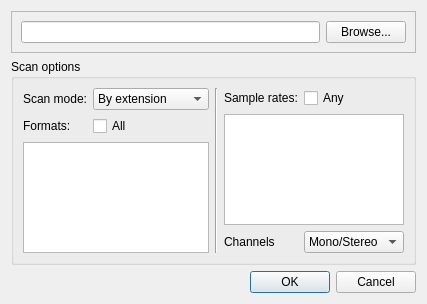
<?xml version="1.0" encoding="UTF-8"?>
<ui version="4.0">
 <class>Dialog</class>
 <widget class="QDialog" name="Dialog">
  <property name="geometry">
   <rect>
    <x>0</x>
    <y>0</y>
    <width>427</width>
    <height>304</height>
   </rect>
  </property>
  <property name="windowTitle">
   <string>Sample scan options</string>
  </property>
  <layout class="QGridLayout" name="gridLayout_2">
   <item row="0" column="0">
    <widget class="QFrame" name="dirNameFrame">
     <property name="frameShape">
      <enum>QFrame::StyledPanel</enum>
     </property>
     <property name="frameShadow">
      <enum>QFrame::Raised</enum>
     </property>
     <layout class="QGridLayout" name="gridLayout">
      <item row="0" column="1">
       <widget class="QPushButton" name="browseBtn">
        <property name="sizePolicy">
         <sizepolicy hsizetype="Maximum" vsizetype="Fixed">
          <horstretch>0</horstretch>
          <verstretch>0</verstretch>
         </sizepolicy>
        </property>
        <property name="text">
         <string>Browse...</string>
        </property>
       </widget>
      </item>
      <item row="0" column="0">
       <widget class="QLineEdit" name="dirPathEdit">
        <property name="readOnly">
         <bool>true</bool>
        </property>
       </widget>
      </item>
     </layout>
    </widget>
   </item>
   <item row="1" column="0">
    <widget class="QGroupBox" name="groupBox_2">
     <property name="title">
      <string>Scan options</string>
     </property>
     <layout class="QGridLayout" name="gridLayout_5">
      <item row="0" column="0">
       <layout class="QGridLayout" name="gridLayout_3">
        <item row="0" column="1">
         <widget class="QComboBox" name="scanModeCombo">
          <property name="currentIndex">
           <number>1</number>
          </property>
          <item>
           <property name="text">
            <string>All files (slower)</string>
           </property>
          </item>
          <item>
           <property name="text">
            <string>By extension</string>
           </property>
          </item>
         </widget>
        </item>
        <item row="0" column="0">
         <widget class="QLabel" name="label_3">
          <property name="text">
           <string>Scan mode:</string>
          </property>
         </widget>
        </item>
        <item row="2" column="0" colspan="2">
         <widget class="QListView" name="formatList">
          <property name="editTriggers">
           <set>QAbstractItemView::NoEditTriggers</set>
          </property>
         </widget>
        </item>
        <item row="1" column="0">
         <widget class="QLabel" name="label">
          <property name="text">
           <string>Formats:</string>
          </property>
         </widget>
        </item>
        <item row="1" column="1">
         <widget class="QCheckBox" name="allFormatsChk">
          <property name="text">
           <string>All</string>
          </property>
         </widget>
        </item>
       </layout>
      </item>
      <item row="0" column="1">
       <widget class="Line" name="line">
        <property name="orientation">
         <enum>Qt::Vertical</enum>
        </property>
       </widget>
      </item>
      <item row="0" column="2">
       <layout class="QGridLayout" name="gridLayout_4">
        <item row="2" column="0">
         <widget class="QLabel" name="label_4">
          <property name="text">
           <string>Channels</string>
          </property>
         </widget>
        </item>
        <item row="2" column="1">
         <widget class="QComboBox" name="channelsCombo">
          <item>
           <property name="text">
            <string>Mono/Stereo</string>
           </property>
          </item>
          <item>
           <property name="text">
            <string>Mono</string>
           </property>
          </item>
          <item>
           <property name="text">
            <string>Stereo</string>
           </property>
          </item>
         </widget>
        </item>
        <item row="1" column="0" colspan="2">
         <widget class="QListView" name="sampleRatesList"/>
        </item>
        <item row="0" column="0">
         <widget class="QLabel" name="label_2">
          <property name="text">
           <string>Sample rates:</string>
          </property>
         </widget>
        </item>
        <item row="0" column="1">
         <widget class="QCheckBox" name="allSampleRatesChk">
          <property name="text">
           <string>Any</string>
          </property>
         </widget>
        </item>
       </layout>
      </item>
     </layout>
    </widget>
   </item>
   <item row="2" column="0">
    <widget class="QDialogButtonBox" name="buttonBox">
     <property name="orientation">
      <enum>Qt::Horizontal</enum>
     </property>
     <property name="standardButtons">
      <set>QDialogButtonBox::Cancel|QDialogButtonBox::Ok</set>
     </property>
    </widget>
   </item>
  </layout>
 </widget>
 <resources/>
 <connections>
  <connection>
   <sender>buttonBox</sender>
   <signal>accepted()</signal>
   <receiver>Dialog</receiver>
   <slot>accept()</slot>
   <hints>
    <hint type="sourcelabel">
     <x>248</x>
     <y>254</y>
    </hint>
    <hint type="destinationlabel">
     <x>157</x>
     <y>274</y>
    </hint>
   </hints>
  </connection>
  <connection>
   <sender>buttonBox</sender>
   <signal>rejected()</signal>
   <receiver>Dialog</receiver>
   <slot>reject()</slot>
   <hints>
    <hint type="sourcelabel">
     <x>316</x>
     <y>260</y>
    </hint>
    <hint type="destinationlabel">
     <x>286</x>
     <y>274</y>
    </hint>
   </hints>
  </connection>
 </connections>
</ui>
